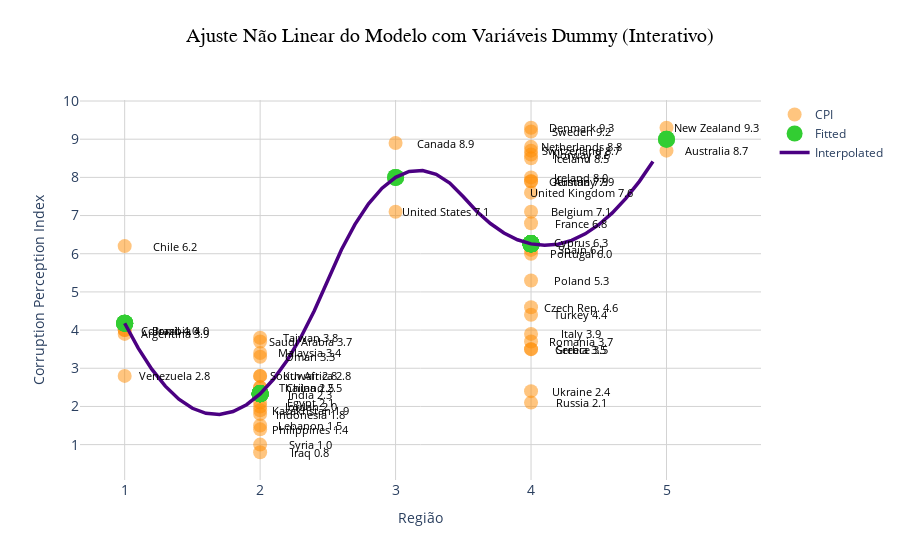

Notebook code cell kept with this figure:
### Code cell
# Gráfico com interação
df2 = df_corrupcao_dummies[['regiao_numerico',
                            'fitted']].groupby(['regiao_numerico']).median().reset_index()
x = df2['regiao_numerico']
y = df2['fitted']

tck = interpolate.splrep(x, y, k=2)
xnew = np.arange(1, 5, 0.1)
ynew = interpolate.splev(xnew, tck, der=0)

fig = go.Figure()

fig.add_trace(go.Scatter(
    x=df_corrupcao_dummies['regiao_numerico'],
    y=df_corrupcao_dummies['cpi'],
    mode='markers',
    name='CPI',
    marker=dict(color='darkorange', size=14, opacity=0.5)
))

fig.add_trace(go.Scatter(
    x=df_corrupcao_dummies['regiao_numerico'],
    y=df_corrupcao_dummies['fitted'],
    mode='markers',
    name='Fitted',
    marker=dict(color='limegreen', size=17)
))

fig.add_trace(go.Scatter(
    x=xnew,
    y=ynew,
    mode='lines',
    name='Interpolated',
    line=dict(color='indigo', width=3.5)
))

fig.update_layout(title={
        'text': 'Ajuste Não Linear do Modelo com Variáveis Dummy (Interativo)',
        'font': {'size': 20, 'color': 'black', 'family': 'Arial'},
        'x': 0.5,
        'y': 0.95,
        'xanchor': 'center',
        'yanchor': 'top'
    },
    xaxis=dict(title='Região'),
    yaxis=dict(title='Corruption Perception Index'),
    xaxis_tickvals=list(range(1, 6)),
    yaxis_tickvals=list(range(0, 11)),
    xaxis_tickfont=dict(size=14),
    yaxis_tickfont=dict(size=14),
    template='plotly_white')

for i in range(len(df_corrupcao_dummies)):
    fig.add_annotation(
        x=df_corrupcao_dummies['regiao_numerico'][i],
        y=df_corrupcao_dummies['cpi'][i],
        text=str(df_corrupcao_dummies['pais'][i]) + ' ' + str(df_corrupcao_dummies['cpi'][i]),
        showarrow=False,
        font=dict(size=11, color='black'),
        xshift=50,
        yshift=0,
        textangle=0
    )

fig.update_annotations(dict(xref="x", yref="y"))
fig.update_xaxes(showgrid=True, gridwidth=1, gridcolor='lightgray')
fig.update_yaxes(showgrid=True, gridwidth=1, gridcolor='lightgray')

fig.show()

### Figure 1 — Plotly figure (JSON) as saved in the notebook; plotly's stock layout.template omitted (floating-point values rounded to 4 significant figures)
{"data": [{"marker": {"color": "darkorange", "opacity": 0.5, "size": 14}, "mode": "markers", "name": "CPI", "type": "scatter", "x": [1, 5, 4, 4, 1, 3, 1, 2, 1, 4, 4, 4, 2, 4, 4, 4, 4, 2, 2, 4, 4, 2, 2, 2, 2, 4, 5, 4, 2, 2, 4, 4, 4, 4, 2, 4, 2, 4, 4, 4, 2, 2, 4, 4, 4, 3, 1, 2, 2, 2], "y": [3.9, 8.7, 7.9, 7.1, 4, 8.9, 6.2, 2.5, 4, 6.3, 4.6, 9.3, 2.1, 6.8, 7.9, 3.5, 8.5, 2.3, 1.8, 8, 3.9, 1.9, 2.8, 1.5, 3.4, 8.8, 9.3, 8.6, 3.3, 1.4, 5.3, 6, 3.7, 2.1, 3.7, 3.5, 2.8, 6.1, 9.2, 8.7, 3.8, 2.5, 4.4, 2.4, 7.6, 7.1, 2.8, 2, 1, 0.8]}, {"marker": {"color": "limegreen", "size": 17}, "mode": "markers", "name": "Fitted", "type": "scatter", "x": [1, 5, 4, 4, 1, 3, 1, 2, 1, 4, 4, 4, 2, 4, 4, 4, 4, 2, 2, 4, 4, 2, 2, 2, 2, 4, 5, 4, 2, 2, 4, 4, 4, 4, 2, 4, 2, 4, 4, 4, 2, 2, 4, 4, 4, 3, 1, 2, 2, 2], "y": [4.18, 9.0, 6.258, 6.258, 4.18, 8.0, 4.18, 2.329, 4.18, 6.258, 6.258, 6.258, 2.329, 6.258, 6.258, 6.258, 6.258, 2.329, 2.329, 6.258, 6.258, 2.329, 2.329, 2.329, 2.329, 6.258, 9.0, 6.258, 2.329, 2.329, 6.258, 6.258, 6.258, 6.258, 2.329, 6.258, 2.329, 6.258, 6.258, 6.258, 2.329, 2.329, 6.258, 6.258, 6.258, 8.0, 4.18, 2.329, 2.329, 2.329]}, {"line": {"color": "indigo", "width": 3.5}, "mode": "lines", "name": "Interpolated", "type": "scatter", "x": [1, 1.1, 1.2, 1.3, 1.4, 1.5, 1.6, 1.7, 1.8, 1.9, 2.0, 2.1, 2.2, 2.3, 2.4, 2.5, 2.6, 2.7, 2.8, 2.9, 3.0, 3.1, 3.2, 3.3, 3.4, 3.5, 3.6, 3.7, 3.8, 3.9, 4.0, 4.1, 4.2, 4.3, 4.4, 4.5, 4.6, 4.7, 4.8, 4.9], "y": [4.18, 3.526, 2.976, 2.531, 2.189, 1.952, 1.819, 1.79, 1.866, 2.046, 2.329, 2.718, 3.21, 3.806, 4.507, 5.312, 6.105, 6.771, 7.308, 7.718, 8.0, 8.154, 8.181, 8.079, 7.85, 7.493, 7.107, 6.791, 6.544, 6.366, 6.258, 6.22, 6.251, 6.351, 6.521, 6.761, 7.069, 7.448, 7.896, 8.413]}], "layout": {"annotations": [{"font": {"color": "black", "size": 11}, "showarrow": false, "text": "Argentina 3.9", "textangle": 0, "x": 1, "xref": "x", "xshift": 50, "y": 3.9, "yref": "y", "yshift": 0}, {"font": {"color": "black", "size": 11}, "showarrow": false, "text": "Australia 8.7", "textangle": 0, "x": 5, "xref": "x", "xshift": 50, "y": 8.7, "yref": "y", "yshift": 0}, {"font": {"color": "black", "size": 11}, "showarrow": false, "text": "Austria 7.9", "textangle": 0, "x": 4, "xref": "x", "xshift": 50, "y": 7.9, "yref": "y", "yshift": 0}, {"font": {"color": "black", "size": 11}, "showarrow": false, "text": "Belgium 7.1", "textangle": 0, "x": 4, "xref": "x", "xshift": 50, "y": 7.1, "yref": "y", "yshift": 0}, {"font": {"color": "black", "size": 11}, "showarrow": false, "text": "Brazil 4.0", "textangle": 0, "x": 1, "xref": "x", "xshift": 50, "y": 4, "yref": "y", "yshift": 0}, {"font": {"color": "black", "size": 11}, "showarrow": false, "text": "Canada 8.9", "textangle": 0, "x": 3, "xref": "x", "xshift": 50, "y": 8.9, "yref": "y", "yshift": 0}, {"font": {"color": "black", "size": 11}, "showarrow": false, "text": "Chile 6.2", "textangle": 0, "x": 1, "xref": "x", "xshift": 50, "y": 6.2, "yref": "y", "yshift": 0}, {"font": {"color": "black", "size": 11}, "showarrow": false, "text": "China 2.5", "textangle": 0, "x": 2, "xref": "x", "xshift": 50, "y": 2.5, "yref": "y", "yshift": 0}, {"font": {"color": "black", "size": 11}, "showarrow": false, "text": "Colombia 4.0", "textangle": 0, "x": 1, "xref": "x", "xshift": 50, "y": 4, "yref": "y", "yshift": 0}, {"font": {"color": "black", "size": 11}, "showarrow": false, "text": "Cyprus 6.3", "textangle": 0, "x": 4, "xref": "x", "xshift": 50, "y": 6.3, "yref": "y", "yshift": 0}, {"font": {"color": "black", "size": 11}, "showarrow": false, "text": "Czech Rep. 4.6", "textangle": 0, "x": 4, "xref": "x", "xshift": 50, "y": 4.6, "yref": "y", "yshift": 0}, {"font": {"color": "black", "size": 11}, "showarrow": false, "text": "Denmark 9.3", "textangle": 0, "x": 4, "xref": "x", "xshift": 50, "y": 9.3, "yref": "y", "yshift": 0}, {"font": {"color": "black", "size": 11}, "showarrow": false, "text": "Egypt 2.1", "textangle": 0, "x": 2, "xref": "x", "xshift": 50, "y": 2.1, "yref": "y", "yshift": 0}, {"font": {"color": "black", "size": 11}, "showarrow": false, "text": "France 6.8", "textangle": 0, "x": 4, "xref": "x", "xshift": 50, "y": 6.8, "yref": "y", "yshift": 0}, {"font": {"color": "black", "size": 11}, "showarrow": false, "text": "Germany 7.9", "textangle": 0, "x": 4, "xref": "x", "xshift": 50, "y": 7.9, "yref": "y", "yshift": 0}, {"font": {"color": "black", "size": 11}, "showarrow": false, "text": "Greece 3.5", "textangle": 0, "x": 4, "xref": "x", "xshift": 50, "y": 3.5, "yref": "y", "yshift": 0}, {"font": {"color": "black", "size": 11}, "showarrow": false, "text": "Iceland 8.5", "textangle": 0, "x": 4, "xref": "x", "xshift": 50, "y": 8.5, "yref": "y", "yshift": 0}, {"font": {"color": "black", "size": 11}, "showarrow": false, "text": "India 2.3", "textangle": 0, "x": 2, "xref": "x", "xshift": 50, "y": 2.3, "yref": "y", "yshift": 0}, {"font": {"color": "black", "size": 11}, "showarrow": false, "text": "Indonesia 1.8", "textangle": 0, "x": 2, "xref": "x", "xshift": 50, "y": 1.8, "yref": "y", "yshift": 0}, {"font": {"color": "black", "size": 11}, "showarrow": false, "text": "Ireland 8.0", "textangle": 0, "x": 4, "xref": "x", "xshift": 50, "y": 8, "yref": "y", "yshift": 0}, {"font": {"color": "black", "size": 11}, "showarrow": false, "text": "Italy 3.9", "textangle": 0, "x": 4, "xref": "x", "xshift": 50, "y": 3.9, "yref": "y", "yshift": 0}, {"font": {"color": "black", "size": 11}, "showarrow": false, "text": "Kazakhstan 1.9", "textangle": 0, "x": 2, "xref": "x", "xshift": 50, "y": 1.9, "yref": "y", "yshift": 0}, {"font": {"color": "black", "size": 11}, "showarrow": false, "text": "Kuwait 2.8", "textangle": 0, "x": 2, "xref": "x", "xshift": 50, "y": 2.8, "yref": "y", "yshift": 0}, {"font": {"color": "black", "size": 11}, "showarrow": false, "text": "Lebanon 1.5", "textangle": 0, "x": 2, "xref": "x", "xshift": 50, "y": 1.5, "yref": "y", "yshift": 0}, {"font": {"color": "black", "size": 11}, "showarrow": false, "text": "Malaysia 3.4", "textangle": 0, "x": 2, "xref": "x", "xshift": 50, "y": 3.4, "yref": "y", "yshift": 0}, {"font": {"color": "black", "size": 11}, "showarrow": false, "text": "Netherlands 8.8", "textangle": 0, "x": 4, "xref": "x", "xshift": 50, "y": 8.8, "yref": "y", "yshift": 0}, {"font": {"color": "black", "size": 11}, "showarrow": false, "text": "New Zealand 9.3", "textangle": 0, "x": 5, "xref": "x", "xshift": 50, "y": 9.3, "yref": "y", "yshift": 0}, {"font": {"color": "black", "size": 11}, "showarrow": false, "text": "Norway 8.6", "textangle": 0, "x": 4, "xref": "x", "xshift": 50, "y": 8.6, "yref": "y", "yshift": 0}, {"font": {"color": "black", "size": 11}, "showarrow": false, "text": "Oman 3.3", "textangle": 0, "x": 2, "xref": "x", "xshift": 50, "y": 3.3, "yref": "y", "yshift": 0}, {"font": {"color": "black", "size": 11}, "showarrow": false, "text": "Philippines 1.4", "textangle": 0, "x": 2, "xref": "x", "xshift": 50, "y": 1.4, "yref": "y", "yshift": 0}, {"font": {"color": "black", "size": 11}, "showarrow": false, "text": "Poland 5.3", "textangle": 0, "x": 4, "xref": "x", "xshift": 50, "y": 5.3, "yref": "y", "yshift": 0}, {"font": {"color": "black", "size": 11}, "showarrow": false, "text": "Portugal 6.0", "textangle": 0, "x": 4, "xref": "x", "xshift": 50, "y": 6, "yref": "y", "yshift": 0}, {"font": {"color": "black", "size": 11}, "showarrow": false, "text": "Romania 3.7", "textangle": 0, "x": 4, "xref": "x", "xshift": 50, "y": 3.7, "yref": "y", "yshift": 0}, {"font": {"color": "black", "size": 11}, "showarrow": false, "text": "Russia 2.1", "textangle": 0, "x": 4, "xref": "x", "xshift": 50, "y": 2.1, "yref": "y", "yshift": 0}, {"font": {"color": "black", "size": 11}, "showarrow": false, "text": "Saudi Arabia 3.7", "textangle": 0, "x": 2, "xref": "x", "xshift": 50, "y": 3.7, "yref": "y", "yshift": 0}, {"font": {"color": "black", "size": 11}, "showarrow": false, "text": "Serbia 3.5", "textangle": 0, "x": 4, "xref": "x", "xshift": 50, "y": 3.5, "yref": "y", "yshift": 0}, {"font": {"color": "black", "size": 11}, "showarrow": false, "text": "South Africa 2.8", "textangle": 0, "x": 2, "xref": "x", "xshift": 50, "y": 2.8, "yref": "y", "yshift": 0}, {"font": {"color": "black", "size": 11}, "showarrow": false, "text": "Spain 6.1", "textangle": 0, "x": 4, "xref": "x", "xshift": 50, "y": 6.1, "yref": "y", "yshift": 0}, {"font": {"color": "black", "size": 11}, "showarrow": false, "text": "Sweden 9.2", "textangle": 0, "x": 4, "xref": "x", "xshift": 50, "y": 9.2, "yref": "y", "yshift": 0}, {"font": {"color": "black", "size": 11}, "showarrow": false, "text": "Switzerland 8.7", "textangle": 0, "x": 4, "xref": "x", "xshift": 50, "y": 8.7, "yref": "y", "yshift": 0}, {"font": {"color": "black", "size": 11}, "showarrow": false, "text": "Taiwan 3.8", "textangle": 0, "x": 2, "xref": "x", "xshift": 50, "y": 3.8, "yref": "y", "yshift": 0}, {"font": {"color": "black", "size": 11}, "showarrow": false, "text": "Thailand 2.5", "textangle": 0, "x": 2, "xref": "x", "xshift": 50, "y": 2.5, "yref": "y", "yshift": 0}, {"font": {"color": "black", "size": 11}, "showarrow": false, "text": "Turkey 4.4", "textangle": 0, "x": 4, "xref": "x", "xshift": 50, "y": 4.4, "yref": "y", "yshift": 0}, {"font": {"color": "black", "size": 11}, "showarrow": false, "text": "Ukraine 2.4", "textangle": 0, "x": 4, "xref": "x", "xshift": 50, "y": 2.4, "yref": "y", "yshift": 0}, {"font": {"color": "black", "size": 11}, "showarrow": false, "text": "United Kingdom 7.6", "textangle": 0, "x": 4, "xref": "x", "xshift": 50, "y": 7.6, "yref": "y", "yshift": 0}, {"font": {"color": "black", "size": 11}, "showarrow": false, "text": "United States 7.1", "textangle": 0, "x": 3, "xref": "x", "xshift": 50, "y": 7.1, "yref": "y", "yshift": 0}, {"font": {"color": "black", "size": 11}, "showarrow": false, "text": "Venezuela 2.8", "textangle": 0, "x": 1, "xref": "x", "xshift": 50, "y": 2.8, "yref": "y", "yshift": 0}, {"font": {"color": "black", "size": 11}, "showarrow": false, "text": "Jordan 2.0", "textangle": 0, "x": 2, "xref": "x", "xshift": 50, "y": 2, "yref": "y", "yshift": 0}, {"font": {"color": "black", "size": 11}, "showarrow": false, "text": "Syria 1.0", "textangle": 0, "x": 2, "xref": "x", "xshift": 50, "y": 1, "yref": "y", "yshift": 0}, {"font": {"color": "black", "size": 11}, "showarrow": false, "text": "Iraq 0.8", "textangle": 0, "x": 2, "xref": "x", "xshift": 50, "y": 0.8, "yref": "y", "yshift": 0}], "title": {"font": {"color": "black", "family": "Arial", "size": 20}, "text": "Ajuste Não Linear do Modelo com Variáveis Dummy (Interativo)", "x": 0.5, "xanchor": "center", "y": 0.95, "yanchor": "top"}, "xaxis": {"gridcolor": "lightgray", "gridwidth": 1, "showgrid": true, "tickfont": {"size": 14}, "tickvals": [1, 2, 3, 4, 5], "title": {"text": "Região"}}, "yaxis": {"gridcolor": "lightgray", "gridwidth": 1, "showgrid": true, "tickfont": {"size": 14}, "tickvals": [0, 1, 2, 3, 4, 5, 6, 7, 8, 9, 10], "title": {"text": "Corruption Perception Index"}}}}
